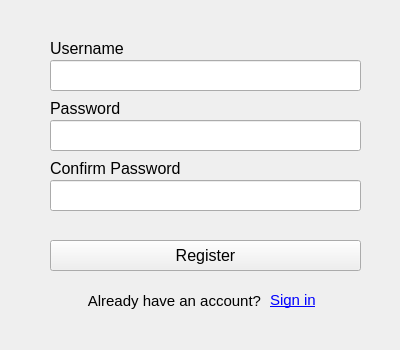
<?xml version="1.0" encoding="UTF-8"?>
<ui version="4.0">
 <class>Register</class>
 <widget class="QWidget" name="Register">
  <property name="geometry">
   <rect>
    <x>0</x>
    <y>0</y>
    <width>400</width>
    <height>350</height>
   </rect>
  </property>
  <property name="windowTitle">
   <string>Register</string>
  </property>
  <widget class="QLineEdit" name="Username_lineEdit">
   <property name="geometry">
    <rect>
     <x>50</x>
     <y>60</y>
     <width>311</width>
     <height>31</height>
    </rect>
   </property>
  </widget>
  <widget class="QLabel" name="Username_label">
   <property name="geometry">
    <rect>
     <x>50</x>
     <y>40</y>
     <width>91</width>
     <height>16</height>
    </rect>
   </property>
   <property name="font">
    <font>
     <family>Arial</family>
     <pointsize>12</pointsize>
    </font>
   </property>
   <property name="text">
    <string>Username</string>
   </property>
   <property name="alignment">
    <set>Qt::AlignLeading|Qt::AlignLeft|Qt::AlignVCenter</set>
   </property>
  </widget>
  <widget class="QLineEdit" name="Password_lineEdit">
   <property name="geometry">
    <rect>
     <x>50</x>
     <y>120</y>
     <width>311</width>
     <height>31</height>
    </rect>
   </property>
   <property name="echoMode">
    <enum>QLineEdit::Password</enum>
   </property>
  </widget>
  <widget class="QLabel" name="Password_label">
   <property name="geometry">
    <rect>
     <x>50</x>
     <y>100</y>
     <width>91</width>
     <height>16</height>
    </rect>
   </property>
   <property name="font">
    <font>
     <family>Arial</family>
     <pointsize>12</pointsize>
    </font>
   </property>
   <property name="text">
    <string>Password</string>
   </property>
   <property name="alignment">
    <set>Qt::AlignLeading|Qt::AlignLeft|Qt::AlignVCenter</set>
   </property>
  </widget>
  <widget class="QPushButton" name="Register_button">
   <property name="geometry">
    <rect>
     <x>50</x>
     <y>240</y>
     <width>311</width>
     <height>31</height>
    </rect>
   </property>
   <property name="font">
    <font>
     <family>Arial</family>
     <pointsize>12</pointsize>
    </font>
   </property>
   <property name="text">
    <string>Register</string>
   </property>
  </widget>
  <widget class="QLabel" name="Already_have_an_account_label">
   <property name="geometry">
    <rect>
     <x>80</x>
     <y>290</y>
     <width>181</width>
     <height>21</height>
    </rect>
   </property>
   <property name="font">
    <font>
     <family>Arial</family>
     <pointsize>11</pointsize>
    </font>
   </property>
   <property name="text">
    <string>Already have an account?</string>
   </property>
   <property name="alignment">
    <set>Qt::AlignRight|Qt::AlignTrailing|Qt::AlignVCenter</set>
   </property>
  </widget>
  <widget class="QLabel" name="Login_label">
   <property name="geometry">
    <rect>
     <x>270</x>
     <y>290</y>
     <width>51</width>
     <height>21</height>
    </rect>
   </property>
   <property name="font">
    <font>
     <family>Arial</family>
     <pointsize>11</pointsize>
    </font>
   </property>
   <property name="text">
    <string>&lt;a href=&quot;register&quot;&gt;Sign in&lt;/a&gt;
</string>
   </property>
   <property name="alignment">
    <set>Qt::AlignLeading|Qt::AlignLeft|Qt::AlignVCenter</set>
   </property>
  </widget>
  <widget class="QLabel" name="Confirm_Password_label">
   <property name="geometry">
    <rect>
     <x>50</x>
     <y>160</y>
     <width>141</width>
     <height>16</height>
    </rect>
   </property>
   <property name="font">
    <font>
     <family>Arial</family>
     <pointsize>12</pointsize>
    </font>
   </property>
   <property name="text">
    <string>Confirm Password</string>
   </property>
   <property name="alignment">
    <set>Qt::AlignLeading|Qt::AlignLeft|Qt::AlignVCenter</set>
   </property>
  </widget>
  <widget class="QLineEdit" name="Confirm_Password_lineEdit">
   <property name="geometry">
    <rect>
     <x>50</x>
     <y>180</y>
     <width>311</width>
     <height>31</height>
    </rect>
   </property>
   <property name="echoMode">
    <enum>QLineEdit::Password</enum>
   </property>
  </widget>
 </widget>
 <resources/>
 <connections/>
</ui>
